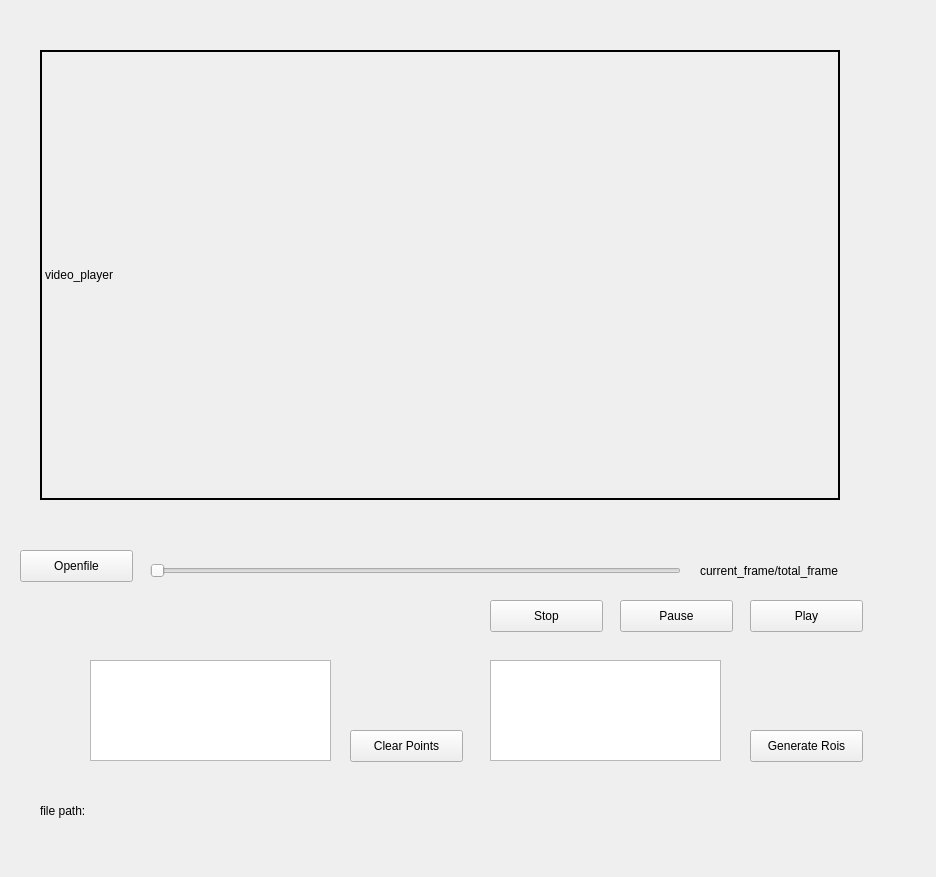
<?xml version="1.0" encoding="UTF-8"?>
<ui version="4.0">
 <class>MainWindow</class>
 <widget class="QMainWindow" name="MainWindow">
  <property name="geometry">
   <rect>
    <x>0</x>
    <y>0</y>
    <width>936</width>
    <height>877</height>
   </rect>
  </property>
  <property name="windowTitle">
   <string>MainWindow</string>
  </property>
  <widget class="QWidget" name="centralwidget">
   <widget class="QLabel" name="label_videoframe">
    <property name="geometry">
     <rect>
      <x>40</x>
      <y>50</y>
      <width>800</width>
      <height>450</height>
     </rect>
    </property>
    <property name="frameShape">
     <enum>QFrame::WinPanel</enum>
    </property>
    <property name="text">
     <string>video_player</string>
    </property>
   </widget>
   <widget class="QPushButton" name="button_openfile">
    <property name="geometry">
     <rect>
      <x>20</x>
      <y>550</y>
      <width>113</width>
      <height>32</height>
     </rect>
    </property>
    <property name="text">
     <string>Openfile</string>
    </property>
   </widget>
   <widget class="QLabel" name="label_framecnt">
    <property name="geometry">
     <rect>
      <x>700</x>
      <y>560</y>
      <width>171</width>
      <height>21</height>
     </rect>
    </property>
    <property name="text">
     <string>current_frame/total_frame</string>
    </property>
   </widget>
   <widget class="QPushButton" name="button_play">
    <property name="geometry">
     <rect>
      <x>750</x>
      <y>600</y>
      <width>113</width>
      <height>32</height>
     </rect>
    </property>
    <property name="text">
     <string>Play</string>
    </property>
   </widget>
   <widget class="QPushButton" name="button_stop">
    <property name="geometry">
     <rect>
      <x>490</x>
      <y>600</y>
      <width>113</width>
      <height>32</height>
     </rect>
    </property>
    <property name="text">
     <string>Stop</string>
    </property>
   </widget>
   <widget class="QLabel" name="label_filepath">
    <property name="geometry">
     <rect>
      <x>40</x>
      <y>790</y>
      <width>841</width>
      <height>41</height>
     </rect>
    </property>
    <property name="text">
     <string>file path:</string>
    </property>
   </widget>
   <widget class="QPushButton" name="button_pause">
    <property name="geometry">
     <rect>
      <x>620</x>
      <y>600</y>
      <width>113</width>
      <height>32</height>
     </rect>
    </property>
    <property name="text">
     <string>Pause</string>
    </property>
   </widget>
   <widget class="QSlider" name="slider_videoframe">
    <property name="geometry">
     <rect>
      <x>150</x>
      <y>560</y>
      <width>531</width>
      <height>22</height>
     </rect>
    </property>
    <property name="orientation">
     <enum>Qt::Horizontal</enum>
    </property>
   </widget>
   <widget class="QTextEdit" name="text_save_points">
    <property name="geometry">
     <rect>
      <x>90</x>
      <y>660</y>
      <width>241</width>
      <height>101</height>
     </rect>
    </property>
   </widget>
   <widget class="QTextEdit" name="text_output_rois">
    <property name="geometry">
     <rect>
      <x>490</x>
      <y>660</y>
      <width>231</width>
      <height>101</height>
     </rect>
    </property>
   </widget>
   <widget class="QPushButton" name="button_clear_points">
    <property name="geometry">
     <rect>
      <x>350</x>
      <y>730</y>
      <width>113</width>
      <height>32</height>
     </rect>
    </property>
    <property name="text">
     <string>Clear Points</string>
    </property>
   </widget>
   <widget class="QPushButton" name="button_generate_rois">
    <property name="geometry">
     <rect>
      <x>750</x>
      <y>730</y>
      <width>113</width>
      <height>32</height>
     </rect>
    </property>
    <property name="text">
     <string>Generate Rois</string>
    </property>
   </widget>
  </widget>
 </widget>
 <resources/>
 <connections/>
</ui>
